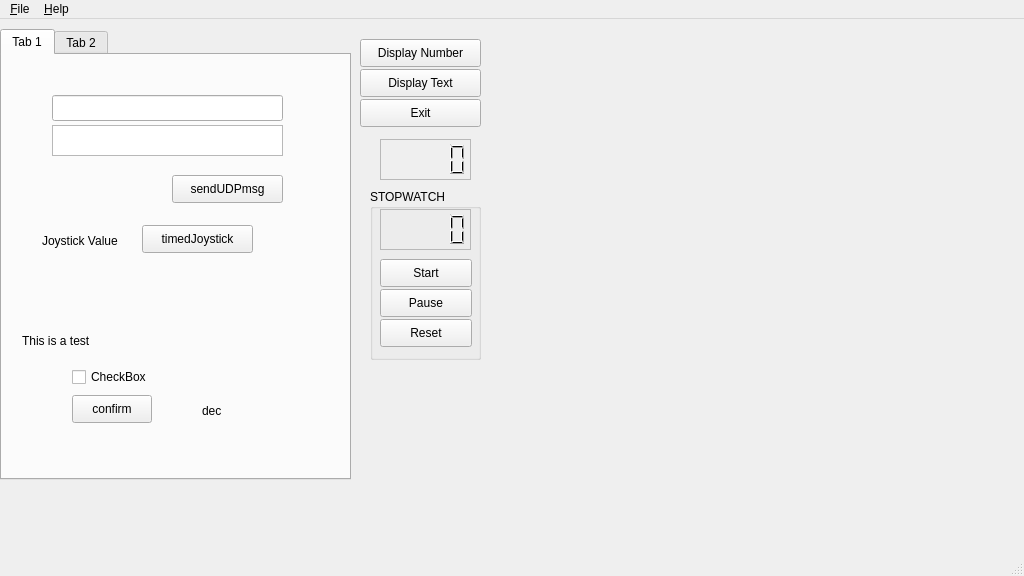
<?xml version="1.0" encoding="UTF-8"?>
<ui version="4.0">
 <class>BaseGroundStation</class>
 <widget class="QMainWindow" name="BaseGroundStation">
  <property name="geometry">
   <rect>
    <x>0</x>
    <y>0</y>
    <width>1024</width>
    <height>576</height>
   </rect>
  </property>
  <property name="windowTitle">
   <string>AHNS Ground Station</string>
  </property>
  <widget class="QWidget" name="centralwidget">
   <widget class="QPushButton" name="dispNumber">
    <property name="geometry">
     <rect>
      <x>360</x>
      <y>20</y>
      <width>121</width>
      <height>28</height>
     </rect>
    </property>
    <property name="text">
     <string>Display Number</string>
    </property>
   </widget>
   <widget class="QPushButton" name="closeBtn">
    <property name="geometry">
     <rect>
      <x>360</x>
      <y>80</y>
      <width>121</width>
      <height>28</height>
     </rect>
    </property>
    <property name="text">
     <string>Exit</string>
    </property>
   </widget>
   <widget class="QPushButton" name="dispText">
    <property name="geometry">
     <rect>
      <x>360</x>
      <y>50</y>
      <width>121</width>
      <height>28</height>
     </rect>
    </property>
    <property name="text">
     <string>Display Text</string>
    </property>
   </widget>
   <widget class="QLCDNumber" name="numDisp">
    <property name="geometry">
     <rect>
      <x>380</x>
      <y>120</y>
      <width>91</width>
      <height>41</height>
     </rect>
    </property>
    <property name="frameShape">
     <enum>QFrame::StyledPanel</enum>
    </property>
    <property name="frameShadow">
     <enum>QFrame::Plain</enum>
    </property>
    <property name="smallDecimalPoint">
     <bool>false</bool>
    </property>
    <property name="segmentStyle">
     <enum>QLCDNumber::Filled</enum>
    </property>
   </widget>
   <widget class="QTabWidget" name="tabWidget">
    <property name="geometry">
     <rect>
      <x>0</x>
      <y>10</y>
      <width>351</width>
      <height>451</height>
     </rect>
    </property>
    <property name="currentIndex">
     <number>0</number>
    </property>
    <widget class="QWidget" name="tab">
     <attribute name="title">
      <string>Tab 1</string>
     </attribute>
     <widget class="QPushButton" name="confirmCB">
      <property name="geometry">
       <rect>
        <x>70</x>
        <y>340</y>
        <width>80</width>
        <height>28</height>
       </rect>
      </property>
      <property name="text">
       <string>confirm</string>
      </property>
     </widget>
     <widget class="QLabel" name="txtDisp">
      <property name="geometry">
       <rect>
        <x>20</x>
        <y>270</y>
        <width>121</width>
        <height>31</height>
       </rect>
      </property>
      <property name="text">
       <string>This is a test</string>
      </property>
     </widget>
     <widget class="QLabel" name="decFloat">
      <property name="geometry">
       <rect>
        <x>200</x>
        <y>340</y>
        <width>91</width>
        <height>31</height>
       </rect>
      </property>
      <property name="text">
       <string>dec</string>
      </property>
     </widget>
     <widget class="QCheckBox" name="checkBox">
      <property name="geometry">
       <rect>
        <x>70</x>
        <y>310</y>
        <width>101</width>
        <height>24</height>
       </rect>
      </property>
      <property name="text">
       <string>CheckBox</string>
      </property>
     </widget>
     <widget class="QPushButton" name="sendUDPmsg">
      <property name="geometry">
       <rect>
        <x>170</x>
        <y>120</y>
        <width>111</width>
        <height>28</height>
       </rect>
      </property>
      <property name="text">
       <string>sendUDPmsg</string>
      </property>
     </widget>
     <widget class="QLineEdit" name="inDisp">
      <property name="geometry">
       <rect>
        <x>50</x>
        <y>40</y>
        <width>231</width>
        <height>26</height>
       </rect>
      </property>
     </widget>
     <widget class="QTextBrowser" name="outDisp">
      <property name="geometry">
       <rect>
        <x>50</x>
        <y>70</y>
        <width>231</width>
        <height>31</height>
       </rect>
      </property>
     </widget>
     <widget class="QPushButton" name="timedJoystick">
      <property name="geometry">
       <rect>
        <x>140</x>
        <y>170</y>
        <width>111</width>
        <height>28</height>
       </rect>
      </property>
      <property name="text">
       <string>timedJoystick</string>
      </property>
     </widget>
     <widget class="QLabel" name="jsDisp">
      <property name="geometry">
       <rect>
        <x>40</x>
        <y>170</y>
        <width>91</width>
        <height>31</height>
       </rect>
      </property>
      <property name="text">
       <string>Joystick Value</string>
      </property>
     </widget>
    </widget>
    <widget class="QWidget" name="tab_2">
     <attribute name="title">
      <string>Tab 2</string>
     </attribute>
     <widget class="QTextBrowser" name="statusLabel">
      <property name="geometry">
       <rect>
        <x>30</x>
        <y>130</y>
        <width>261</width>
        <height>71</height>
       </rect>
      </property>
     </widget>
     <widget class="QPushButton" name="UDPop">
      <property name="geometry">
       <rect>
        <x>110</x>
        <y>210</y>
        <width>92</width>
        <height>28</height>
       </rect>
      </property>
      <property name="text">
       <string>UDPop</string>
      </property>
     </widget>
     <widget class="QTextBrowser" name="orgDatagram">
      <property name="geometry">
       <rect>
        <x>30</x>
        <y>50</y>
        <width>261</width>
        <height>71</height>
       </rect>
      </property>
     </widget>
     <widget class="QPushButton" name="clearUDP">
      <property name="geometry">
       <rect>
        <x>110</x>
        <y>240</y>
        <width>92</width>
        <height>28</height>
       </rect>
      </property>
      <property name="text">
       <string>Clear UDP</string>
      </property>
     </widget>
     <widget class="QLineEdit" name="textEnterUDP">
      <property name="geometry">
       <rect>
        <x>30</x>
        <y>10</y>
        <width>261</width>
        <height>26</height>
       </rect>
      </property>
     </widget>
    </widget>
   </widget>
   <widget class="QGroupBox" name="groupBox">
    <property name="geometry">
     <rect>
      <x>370</x>
      <y>170</y>
      <width>111</width>
      <height>171</height>
     </rect>
    </property>
    <property name="title">
     <string>STOPWATCH</string>
    </property>
    <widget class="QLCDNumber" name="timerDisp">
     <property name="geometry">
      <rect>
       <x>10</x>
       <y>20</y>
       <width>91</width>
       <height>41</height>
      </rect>
     </property>
     <property name="frameShape">
      <enum>QFrame::StyledPanel</enum>
     </property>
     <property name="frameShadow">
      <enum>QFrame::Plain</enum>
     </property>
     <property name="segmentStyle">
      <enum>QLCDNumber::Filled</enum>
     </property>
    </widget>
    <widget class="QPushButton" name="timerStart">
     <property name="geometry">
      <rect>
       <x>10</x>
       <y>70</y>
       <width>92</width>
       <height>28</height>
      </rect>
     </property>
     <property name="text">
      <string>Start</string>
     </property>
    </widget>
    <widget class="QPushButton" name="timerPause">
     <property name="geometry">
      <rect>
       <x>10</x>
       <y>100</y>
       <width>92</width>
       <height>28</height>
      </rect>
     </property>
     <property name="text">
      <string>Pause</string>
     </property>
    </widget>
    <widget class="QPushButton" name="timerReset">
     <property name="geometry">
      <rect>
       <x>10</x>
       <y>130</y>
       <width>92</width>
       <height>28</height>
      </rect>
     </property>
     <property name="text">
      <string>Reset</string>
     </property>
    </widget>
   </widget>
  </widget>
  <widget class="QMenuBar" name="menubar">
   <property name="geometry">
    <rect>
     <x>0</x>
     <y>0</y>
     <width>1024</width>
     <height>23</height>
    </rect>
   </property>
   <widget class="QMenu" name="menuFile">
    <property name="title">
     <string>&amp;File</string>
    </property>
    <addaction name="actionExit"/>
   </widget>
   <widget class="QMenu" name="menuHelp">
    <property name="title">
     <string>&amp;Help</string>
    </property>
    <addaction name="actionAbout"/>
   </widget>
   <addaction name="menuFile"/>
   <addaction name="menuHelp"/>
  </widget>
  <widget class="QStatusBar" name="statusbar"/>
  <action name="actionAbout">
   <property name="text">
    <string>&amp;About</string>
   </property>
  </action>
  <action name="actionExit">
   <property name="text">
    <string>E&amp;xit</string>
   </property>
  </action>
 </widget>
 <resources/>
 <connections/>
</ui>
